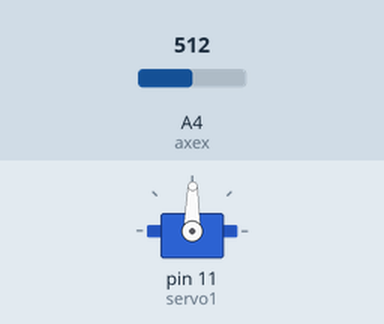
The sketch below on a simulated Arduino Uno, built with avr-gcc and run on an emulated ATmega328P. On the bench: servo. The test bench sets the inputs (shaded band); at power-on: A4 (axex) = 512.

Above: at 1.2 s.
1.3 s: A4 (axex) set to 716
At 2.2 s:
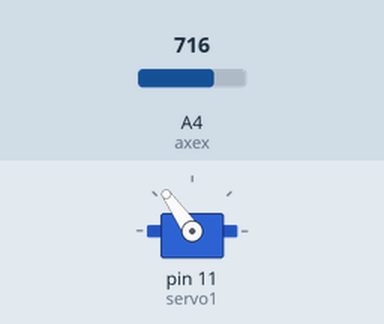
3.2 s: A4 (axex) set to 306
At 5.1 s:
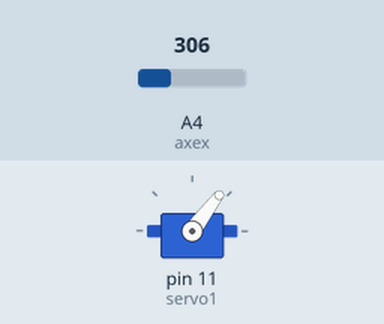
5.4 s: A4 (axex) set to 900
At 6.8 s:
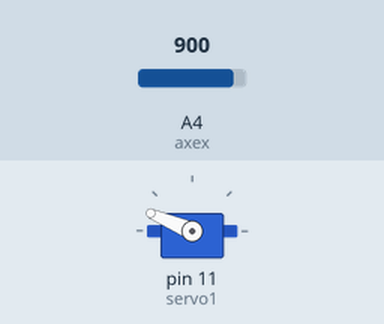
8.0 s: A4 (axex) set to 0
At 10.3 s:
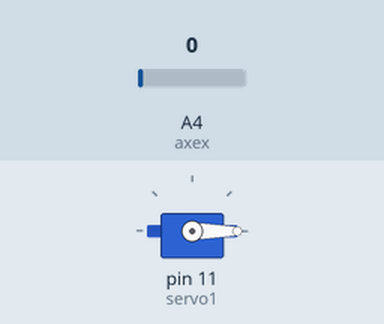
11.0 s: A4 (axex) set to 1023
At 14.2 s:
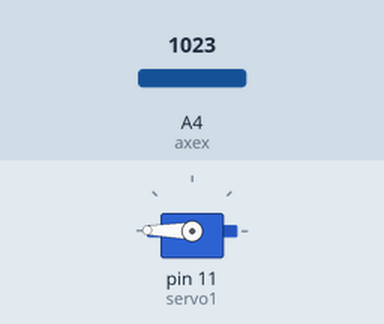
Timing chart, 0 to 15.0 s (numbered marks = the images above; inputs shaded):
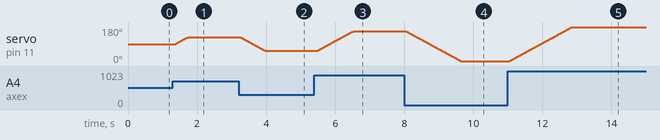

The sketch:

servo_ralenti.ino
```cpp
#include <Servo.h>
//servo1 :
Servo servo1;
int pos = 0;

const int axey = A5;
const int axex = A4;
int valx=0;
int truc=2;
int tempx = 90;


void setup()
{
   pinMode(axey, INPUT);
  pinMode(axex, INPUT);
  servo1.attach(11);
}

void loop()
{

   valx= analogRead(axex);
    valx = map (valx, 0, 1023, 0, 179);
    delay(25);


     if (tempx<valx)
    {
    for (int i=tempx; i<valx; i++)
    {
      delay(10);
      servo1.write(i);
    }
    }
      else
    {
       for (int i=tempx; valx<=i; i--)
    {
      delay(10);
      servo1.write(i);
    }
    }
    tempx=valx;


}
```

Measured:
- after the input at 1.3 s, servo on pin 11 (servo1): moves from 89° to 125° over 0.38 s, starting after 0.06 s
- after the input at 3.2 s, servo on pin 11 (servo1): moves from 125° to 53° over 0.72 s, starting after 0.06 s
- after the input at 5.4 s, servo on pin 11 (servo1): moves from 53° to 157° over 1.1 s, starting after 0.07 s
- after the input at 8.0 s, servo on pin 11 (servo1): moves from 157° to 0° over 1.6 s, starting after 0.06 s
- after the input at 11.0 s, servo on pin 11 (servo1): moves from 0° to 179° over 1.8 s, starting after 0.05 s
